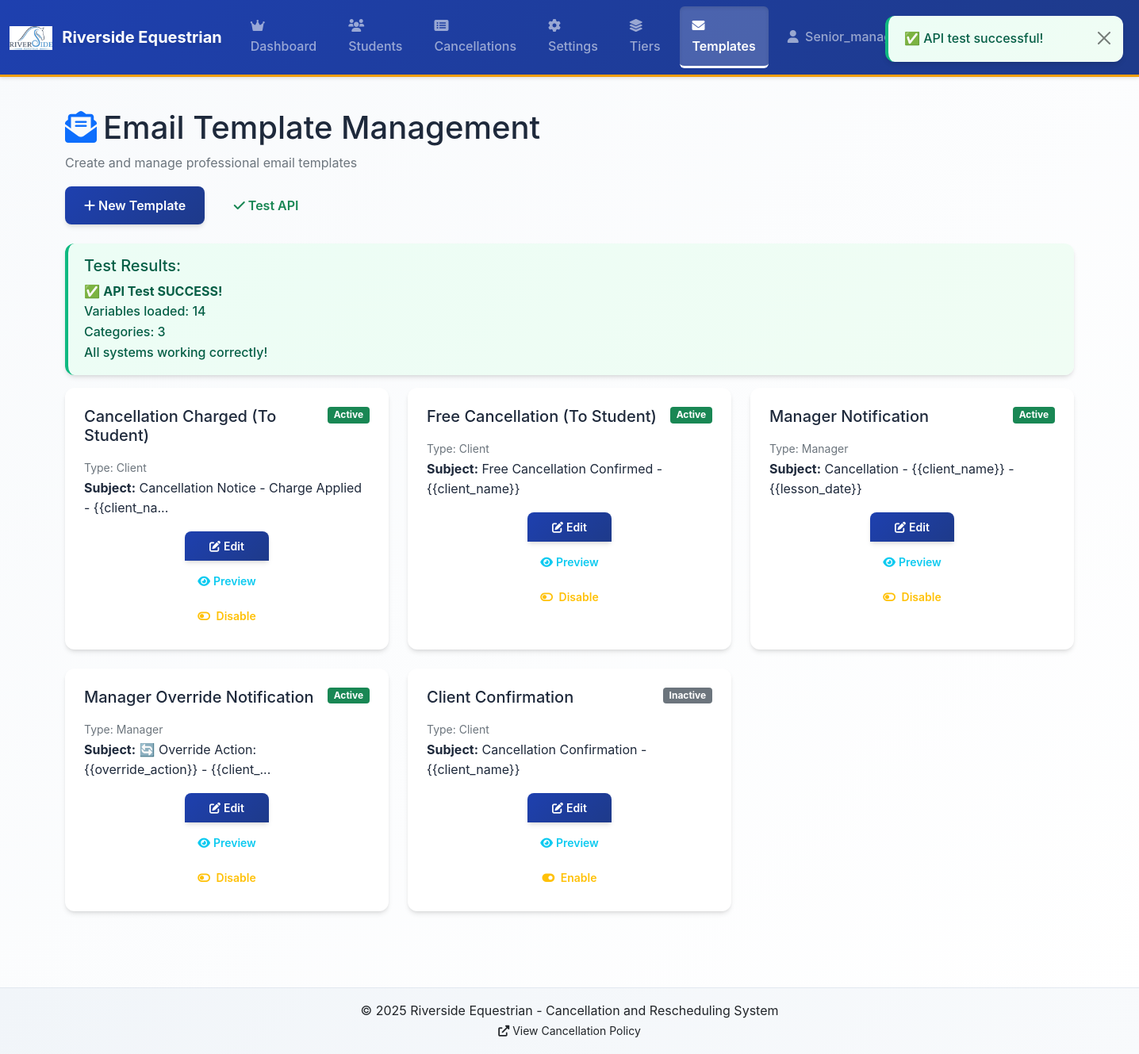
The app's page /senior/templates (signed in) with its own data.
### tables this page shows
CREATE TABLE email_templates (
                id TEXT PRIMARY KEY,
                name TEXT NOT NULL,
                subject TEXT NOT NULL,
                body TEXT NOT NULL,
                type TEXT NOT NULL DEFAULT 'client',
                active BOOLEAN DEFAULT 1,
                auto_send BOOLEAN DEFAULT 1,
                priority TEXT DEFAULT 'normal',
                delay_minutes INTEGER DEFAULT 0,
                include_attachment BOOLEAN DEFAULT 0,
                variables_used TEXT,
                created_at TIMESTAMP DEFAULT CURRENT_TIMESTAMP,
                updated_at TIMESTAMP DEFAULT CURRENT_TIMESTAMP
            );

### app.py (the view)
@app.route("/senior/templates")
@login_required
@senior_admin_required
def senior_templates():
    try:
        conn = get_db()
        templates = conn.execute(
            """
            SELECT id, name, subject, body, type, active, auto_send, priority,
                   delay_minutes, include_attachment, variables_used, created_at, updated_at
            FROM email_templates
            ORDER BY active DESC, type, name
        """
        ).fetchall()
        conn.close()
        template_list = []
        for template in templates:
            template_dict = dict(template)
            for date_field in ["created_at", "updated_at"]:
                if template_dict.get(date_field):
                    try:
                        template_dict[date_field] = datetime.strptime(
                            template_dict[date_field], "%Y-%m-%d %H:%M:%S"
                        )
                    except (ValueError, TypeError):
                        template_dict[date_field] = datetime.now()
            template_list.append(template_dict)
        return render_template("senior_templates.html", templates=template_list)
    except Exception as e:
        print(f"Error in senior_templates: {e}")
        return render_template("senior_templates.html", templates=[], error=str(e))

### app.py (called while the page is built)
def get_db():
    conn = sqlite3.connect(app.config["DATABASE"])
    conn.row_factory = sqlite3.Row
    return conn

def login_required(f):
    @wraps(f)
    def decorated_function(*args, **kwargs):
        if "user_id" not in session:
            return redirect(url_for("login"))
        return f(*args, **kwargs)
    return decorated_function

def senior_admin_required(f):
    @wraps(f)
    def decorated_function(*args, **kwargs):
        if "user_role" not in session or session["user_role"] != "senior_manager":
            flash("Senior manager access required", "error")
            return redirect(url_for("dashboard"))
        return f(*args, **kwargs)
    return decorated_function

def toronto_now():
    pacific_tz = pytz.timezone("America/Los_Angeles")
    utc_now = datetime.utcnow()
    utc_dt = pytz.UTC.localize(utc_now)
    return utc_dt.astimezone(pacific_tz)

@app.context_processor
def inject_now():
    return {"now": toronto_now()}

### templates/senior_templates.html (shortened to what this page needs)
{% extends "base.html" %}  {% block content %}
<div class="container-fluid">
  <div class="row mb-4">
    <div class="col-12">
      <h1>
        <i class="fas fa-envelope-open-text me-2 text-primary"></i>Email
        Template Management
      </h1>
      <p class="text-muted">Create and manage professional email templates</p>
      <div class="mt-3">
        <button type="button" class="btn btn-primary me-2" id="newTemplateBtn">
          <i class="fas fa-plus me-1"></i>New Template
        </button>
        <button
          type="button"
          class="btn btn-outline-success me-2"
          id="testAPIBtn"
        >
          <i class="fas fa-check me-1"></i>Test API
        </button>
      </div>
    </div>
  </div>
  <div class="alert alert-info" id="testResults" style="display: none">
    <h5>Test Results:</h5>
    <div id="testOutput">Running tests...</div>
  </div>
  <div class="row">
    {% if templates %} {% for template in templates %}
    <div class="col-lg-4 col-md-6 mb-4">
      <div class="card h-100">
        <div class="card-body">
          <div class="d-flex justify-content-between align-items-start mb-2">
            <h5 class="card-title">{{ template.name }}</h5>
            <span
              class="badge bg-{{ 'success' if template.active else 'secondary' }}"
            >
              {{ 'Active' if template.active else 'Inactive' }}
            </span>
          </div>
          <p class="card-text">
            <small class="text-muted">Type: {{ template.type|title }}</small
            ><br />
            <strong>Subject:</strong> {{ template.subject[:50] }}{% if
            template.subject|length > 50 %}...{% endif %}
          </p>
          <div class="btn-group-vertical d-grid gap-2">
            <button
              class="btn btn-primary btn-sm edit-btn"
              data-template-id="{{ template.id }}"
            >
              <i class="fas fa-edit me-1"></i>Edit
            </button>
            <button
              class="btn btn-outline-info btn-sm preview-btn"
              data-template-id="{{ template.id }}"
            >
              <i class="fas fa-eye me-1"></i>Preview
            </button>
            <button
              class="btn btn-outline-warning btn-sm toggle-btn"
              data-template-id="{{ template.id }}"
            >
              <i
                class="fas fa-toggle-{{ 'off' if template.active else 'on' }} me-1"
              ></i>
              {{ 'Disable' if template.active else 'Enable' }}
            </button>
          </div>
        </div>
      </div>
    </div>
    {% endfor %} {% endif %}
  </div>
</div>
{% endblock %}

### static/css/main.css (style rules this page uses)
:root { --primary-color: #1e40af; --primary-dark: #1e3a8a; --primary-light: #3b82f6; --secondary-color: #64748b; --accent-color: #f59e0b; --success-color: #10b981; --warning-color: #f59e0b; --danger-color: #ef4444; --info-color: #06b6d4; --white: #ffffff; --gray-50: #f8fafc; --gray-100: #f1f5f9; --gray-200: #e2e8f0; --gray-300: #cbd5e1; --gray-400: #94a3b8; --gray-500: #64748b; --gray-600: #475569; --gray-700: #334155; --gray-800: #1e293b; --gray-900: #0f172a; --font-primary: "Inter", -apple-system, BlinkMacSystemFont, "Segoe UI", sans-serif; --font-mono: "JetBrains Mono", "Fira Code", monospace; --spacing-xs: 0.25rem; --spacing-sm: 0.5rem; --spacing-md: 1rem; --spacing-lg: 1.5rem; --spacing-xl: 2rem; --spacing-2xl: 3rem; --shadow-sm: 0 1px 2px 0 rgb(0 0 0 / 0.05); --shadow-md: 0 4px 6px -1px rgb(0 0 0 / 0.1), 0 2px 4px -2px rgb(0 0 0 / 0.1); --shadow-lg: 0 10px 15px -3px rgb(0 0 0 / 0.1), 0 4px 6px -4px rgb(0 0 0 / 0.1); --shadow-xl: 0 20px 25px -5px rgb(0 0 0 / 0.1), 0 8px 10px -6px rgb(0 0 0 / 0.1); --radius-sm: 0.375rem; --radius-md: 0.5rem; --radius-lg: 0.75rem; --radius-xl: 1rem; }
* { box-sizing: border-box; }
html { scroll-behavior: smooth; }
body { font-family: var(--font-primary); background: linear-gradient(135deg, var(--gray-50) 0%, var(--white) 100%); color: var(--gray-800); line-height: 1.6; min-height: 100vh; display: flex; flex-direction: column; }
.card { border: none; border-radius: var(--radius-lg); box-shadow: var(--shadow-md); background: var(--white); transition: all 0.3s ease; overflow: hidden; }
.card-body { padding: 1.5rem; }
.btn { font-weight: 600; padding: 0.75rem 1.5rem; border-radius: var(--radius-md); border: none; transition: all 0.3s ease; position: relative; overflow: hidden; }
.btn::before { content: ""; position: absolute; top: 0; left: -100%; width: 100%; height: 100%; background: linear-gradient( 90deg, transparent, rgba(255, 255, 255, 0.2), transparent ); transition: left 0.5s; }
.btn-primary { background: linear-gradient( 135deg, var(--primary-color) 0%, var(--primary-dark) 100% ); box-shadow: var(--shadow-md); }
.btn-sm { padding: 0.5rem 1rem; font-size: 0.875rem; }
.alert { border: none; border-radius: var(--radius-lg); padding: 1rem 1.25rem; font-weight: 500; box-shadow: var(--shadow-md); border-left: 4px solid; }
.alert-success { background: linear-gradient(135deg, #ecfdf5 0%, #f0fdf4 100%); color: #065f46; border-left-color: var(--success-color); }

### records on screen
email_templates: name "Cancellation Charged (To Student)", active "Active", type "Client", subject "Cancellation Notice - Charge Applied - {{client_na", active "Disable"
email_templates: name "Free Cancellation (To Student)", active "Active", type "Client", subject "Free Cancellation Confirmed - {{client_name}}", active "Disable"
email_templates: name "Manager Notification", active "Active", type "Manager", subject "Cancellation - {{client_name}} - {{lesson_date}}", active "Disable"
email_templates: name "Manager Override Notification", active "Active", type "Manager", subject "🔄 Override Action: {{override_action}} - {{client_", active "Disable"
email_templates: name "Client Confirmation", active "Inactive", type "Client", subject "Cancellation Confirmation - {{client_name}}", active "Enable"

### other values on screen
{{ session.user_role|title }} "Senior_manager"
{{ session.user_email }} "admin@riversideequestrian.ca"
